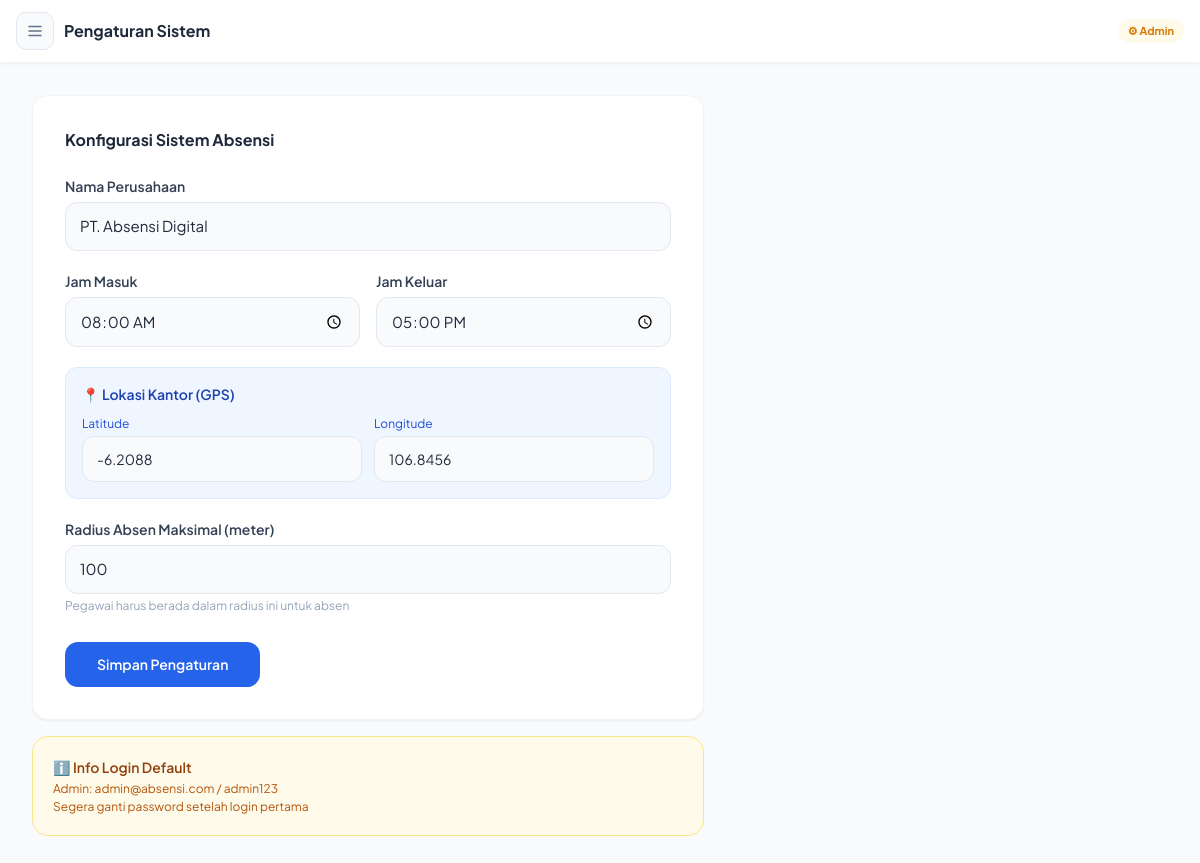
The app's page /admin/settings (signed in) with its own data.
### tables this page shows
CREATE TABLE settings (
            id INTEGER PRIMARY KEY,
            nama_perusahaan TEXT DEFAULT "PT. Absensi Digital",
            jam_masuk TEXT DEFAULT "08:00",
            jam_keluar TEXT DEFAULT "17:00",
            office_lat REAL DEFAULT -6.2088,
            office_lng REAL DEFAULT 106.8456,
            max_distance INTEGER DEFAULT 100
        );

### app.py (the view, shortened to what this page needs)
@app.route('/admin/settings', methods=['GET','POST'])
@admin_required
def admin_settings():
    conn=get_db()
    settings=conn.execute("SELECT * FROM settings WHERE id=1").fetchone()
    conn.close(); return render_template('admin/settings.html',settings=settings)

### app.py (called while the page is built)
def get_db():
    conn = sqlite3.connect(DB_PATH)
    conn.row_factory = sqlite3.Row
    return conn

def admin_required(f):
    @wraps(f)
    def dec(*a,**kw):
        if 'user_id' not in session or session.get('role')!='admin':
            flash('Akses ditolak!','error'); return redirect(url_for('dashboard'))
        return f(*a,**kw)
    return dec

### templates/admin/settings.html
{% extends 'admin/layout.html' %}
{% block page_title %}Pengaturan Sistem{% endblock %}
{% block content %}
<div class="max-w-2xl">
  <div class="bg-white rounded-2xl shadow-sm border border-slate-100 p-8">
    <h3 class="font-bold text-slate-800 mb-6">Konfigurasi Sistem Absensi</h3>
    <form method="POST" class="space-y-5">
      <div>
        <label class="block text-sm font-semibold text-slate-700 mb-1.5">Nama Perusahaan</label>
        <input type="text" name="nama_perusahaan" value="{{ settings.nama_perusahaan }}" class="input-field" required>
      </div>
      <div class="grid grid-cols-2 gap-4">
        <div>
          <label class="block text-sm font-semibold text-slate-700 mb-1.5">Jam Masuk</label>
          <input type="time" name="jam_masuk" value="{{ settings.jam_masuk }}" class="input-field" required>
        </div>
        <div>
          <label class="block text-sm font-semibold text-slate-700 mb-1.5">Jam Keluar</label>
          <input type="time" name="jam_keluar" value="{{ settings.jam_keluar }}" class="input-field" required>
        </div>
      </div>
      <div class="p-4 bg-blue-50 rounded-xl border border-blue-100">
        <p class="text-sm font-semibold text-blue-800 mb-3">📍 Lokasi Kantor (GPS)</p>
        <div class="grid grid-cols-2 gap-3">
          <div>
            <label class="block text-xs text-blue-700 mb-1">Latitude</label>
            <input type="number" step="any" name="office_lat" value="{{ settings.office_lat }}" class="input-field text-sm" required>
          </div>
          <div>
            <label class="block text-xs text-blue-700 mb-1">Longitude</label>
            <input type="number" step="any" name="office_lng" value="{{ settings.office_lng }}" class="input-field text-sm" required>
          </div>
        </div>
      </div>
      <div>
        <label class="block text-sm font-semibold text-slate-700 mb-1.5">
          Radius Absen Maksimal (meter)
        </label>
        <input type="number" name="max_distance" value="{{ settings.max_distance }}" class="input-field" min="10" max="5000" required>
        <p class="text-xs text-slate-400 mt-1">Pegawai harus berada dalam radius ini untuk absen</p>
      </div>
      <div class="pt-2">
        <button type="submit" class="btn-primary px-8 py-3">Simpan Pengaturan</button>
      </div>
    </form>
  </div>
  <div class="mt-4 bg-amber-50 border border-amber-200 rounded-2xl p-5">
    <p class="text-sm font-semibold text-amber-800 mb-1">ℹ️ Info Login Default</p>
    <p class="text-xs text-amber-700">Admin: admin@absensi.com / admin123</p>
    <p class="text-xs text-amber-700 mt-0.5">Segera ganti password setelah login pertama</p>
  </div>
</div>
{% endblock %}

### templates/base.html (style rules this page uses)
* { font-family:'Plus Jakarta Sans',sans-serif;-webkit-tap-highlight-color:transparent;box-sizing:border-box }
body { -webkit-font-smoothing:antialiased }
.btn-primary { background:#2563eb;color:#fff;font-weight:600;padding:11px 20px;border-radius:13px;font-size:14px;border:none;cursor:pointer;transition:all .18s;display:inline-flex;align-items:center;justify-content:center;gap:6px;text-decoration:none;white-space:nowrap;-webkit-appearance:none }
.input-field { width:100%;background:#f8fafc;border:1.5px solid #e2e8f0;border-radius:12px;padding:12px 14px;font-size:15px;color:#1e293b;transition:all .18s;outline:none;-webkit-appearance:none;appearance:none }

### records on screen
settings: nama_perusahaan "PT. Absensi Digital", jam_masuk "08:00", jam_keluar "17:00", office_lat "-6.2088", office_lng "106.8456", max_distance "100"
